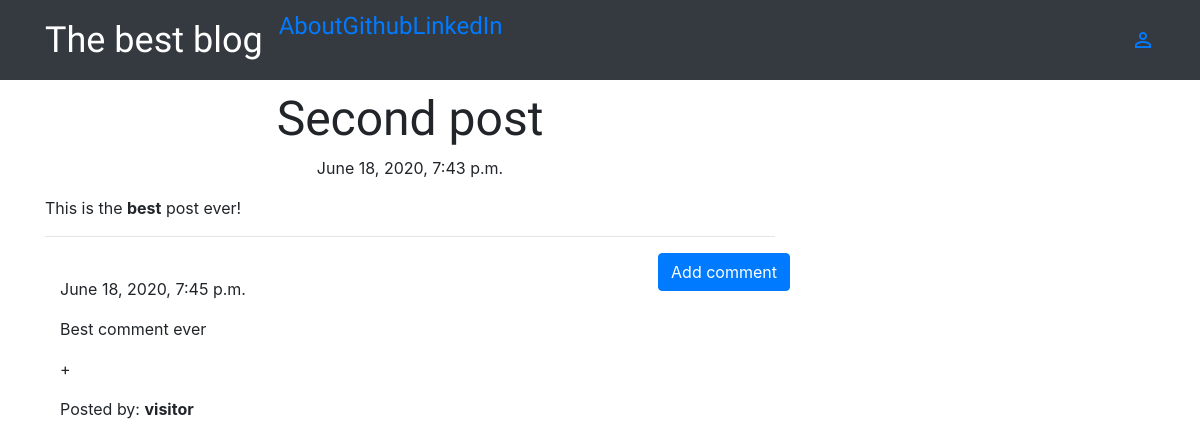
Screenshot of /post/2 with the database file from the repository.
### blog/models.py (models this page shows, shortened)
class Post(models.Model):
    author = models.ForeignKey('auth.User', on_delete=models.CASCADE)
    title = models.CharField(max_length=200)
    text = models.TextField()
    create_date = models.DateTimeField(default=timezone.now)
    published_date = models.DateTimeField(blank=True, null=True)

class Comment(models.Model):
    post = models.ForeignKey('blog.Post', related_name='comments', on_delete=models.CASCADE)
    author = models.CharField(max_length=200)
    text = models.TextField()
    created_date = models.DateTimeField(default=timezone.now)
    approved_comment = models.BooleanField(default=False)

### blog/views.py (the view)
# urls.py: url(r'^post/(?P<pk>\d+)$', views.PostDetailView.as_view(), name='post_detail'),
class PostDetailView(DetailView):
    model = Post

### blog/templates/blog/post_detail.html (shortened to what this page needs)
{% extends 'blog/base.html' %}
{% block content %}
    <h1 class='posttitle loader'>{{ post.title }}</h1>
    {% if post.published_date %}
        <div class="date postdate">
            {{ post.published_date }}
        </div>
    {% else %}
        <a class="btn btn-success" href="{% url 'post_publish' pk=post.pk %}">Publish</a>
    {% endif %}
    <p class='postcontent'>{{ post.text|safe|linebreaksbr }}</p>
    <hr>
    <a class="btn btn-primary btn-comment" href="{% url 'add_comment_to_post' pk=post.pk %}">Add comment</a>
    <div class="container">
        {% for comment in post.comments.all %}
            <br>
            {% if user.is_authenticated or comment.approved_comment %}
                {{ comment.created_date }}
                <p>{{ comment.text|safe|linebreaks }}</p>
                <p>Posted by: <strong>{{ comment.author }}</strong></p>
            {% endif %}
        {% empty %}
            <p>No comments posted.</p>
        {% endfor %}
    </div>
{% endblock %}

### blog/static/css/blog.css (style rules this page uses)
.postdate { text-align: center; }
.posttitle { font-family: 'Russo One', sans-serif; font-size: 3em; text-align: center; }
.postcontent { font-family: 'Montserrat'; font-size: 1.5em; }
.btn-comment { position: absolute; right: 0px; }
.loader { filter:hue-rotate(0deg); color: linear-gradient(45deg,#0f8,#08f); animation:hue 5000ms infinite linear; }

### rows the page displays
Post: title "Second post", published_date "June 18, 2020, 7:43 p.m.", text "This is the best post ever!"
Comment: created_date "June 18, 2020, 7:45 p.m.", text "Best comment ever +", author "visitor"
